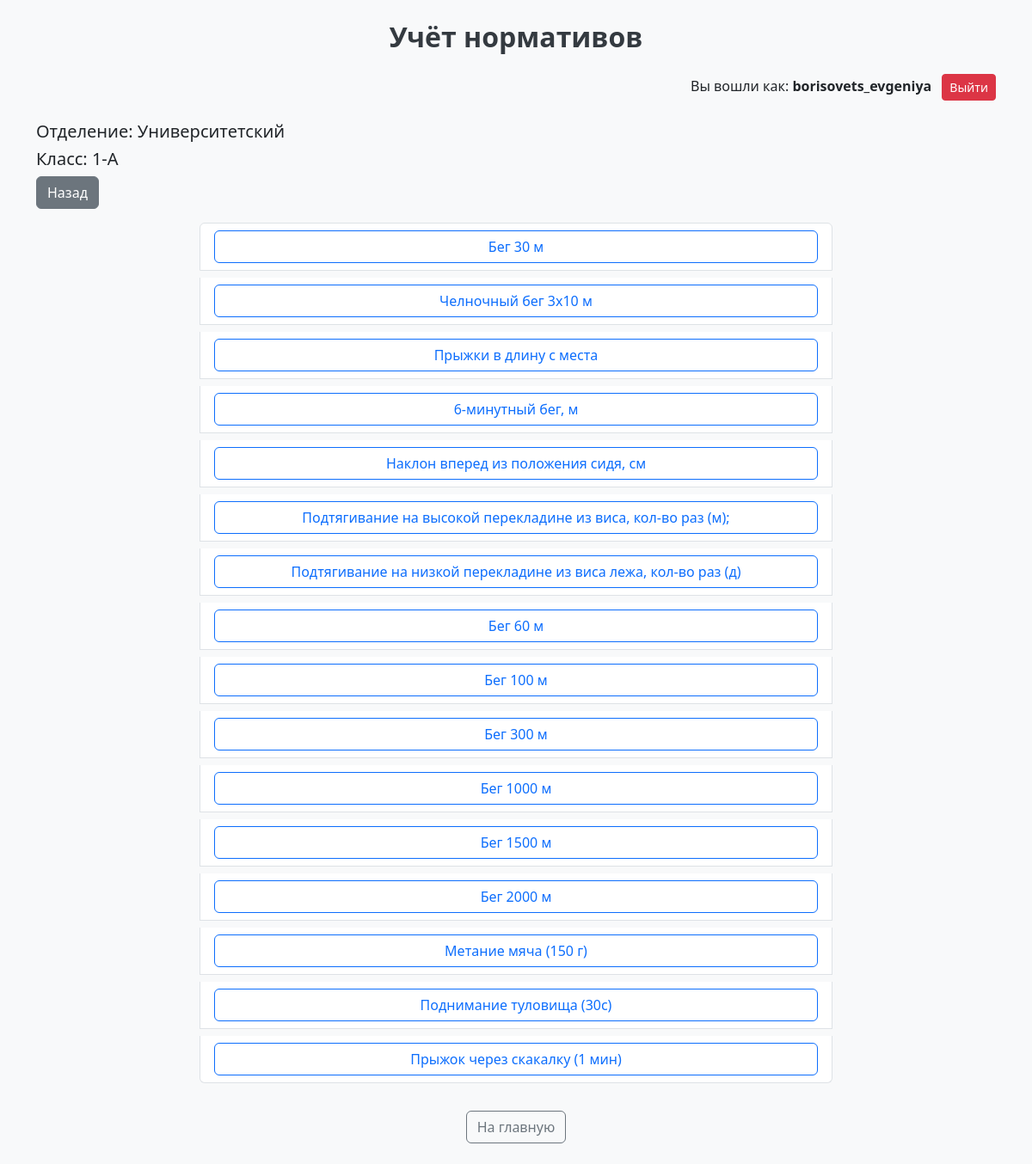
The page /select_normative/Университетский/1-А (signed in) on the database its author committed.
### tables this page shows
CREATE TABLE "Normatives" (
	"id"	INTEGER,
	"name"	TEXT NOT NULL,
	"unit"	TEXT NOT NULL,
	"min_age"	INTEGER NOT NULL,
	"max_age"	INTEGER,
	"category"	TEXT NOT NULL,
	PRIMARY KEY("id" AUTOINCREMENT)
);

### server.py (the view)
@app.route('/select_normative/<department>/<class_name>')
def select_normative(department, class_name):
    conn = get_db_connection()
    normatives = conn.execute('SELECT id, name FROM Normatives').fetchall()
    conn.close()
    return render_template('select_normative.html', department=department, class_name=class_name, normatives=normatives)

### server.py (called while the page is built)
def get_db_connection():
    conn = sqlite3.connect(DB_PATH)
    conn.row_factory = sqlite3.Row
    return conn

### templates/select_normative.html
{% extends 'base.html' %}
{% block content %}
<h5>Отделение: {{ department }}</h5>
<h5>Класс: {{ class_name }}</h5>
<a href="{{ url_for('select_class', department=department) }}" class="btn btn-secondary mb-3">Назад</a>
<div class="row justify-content-center">
    <div class="col-md-8">
        <div class="list-group">
            {% for norm in normatives %}
                <div class="list-group-item mb-2">
                    <a href="{{ url_for('select_student', department=department, class_name=class_name, normative_id=norm['id']) }}" class="btn btn-outline-primary w-100">
                        {{ norm['name'] }}
                    </a>
                </div>
            {% endfor %}
        </div>
    </div>
</div>
{% endblock %}

### templates/base.html (style rules this page uses)
body { background-color: #f8f9fa; }

### rows shown on the page
Normatives: name "Бег 30 м"
Normatives: name "Челночный бег 3х10 м"
Normatives: name "Прыжки в длину с места"
Normatives: name "6-минутный бег, м"
Normatives: name "Наклон вперед из положения сидя, см"
Normatives: name "Подтягивание на высокой перекладине из виса, кол-во раз (м);"
Normatives: name "Подтягивание на низкой перекладине из виса лежа, кол-во раз (д)"
Normatives: name "Бег 60 м"
Normatives: name "Бег 100 м"
Normatives: name "Бег 300 м"
Normatives: name "Бег 1000 м"
Normatives: name "Бег 1500 м"
Normatives: name "Бег 2000 м"
Normatives: name "Метание мяча (150 г)"
Normatives: name "Поднимание туловища (30с)"
Normatives: name "Прыжок через скакалку (1 мин)"

### other values the page prints
{{ session['username'] }} "borisovets_evgeniya"
{{ department }} "Университетский"
{{ class_name }} "1-А"
